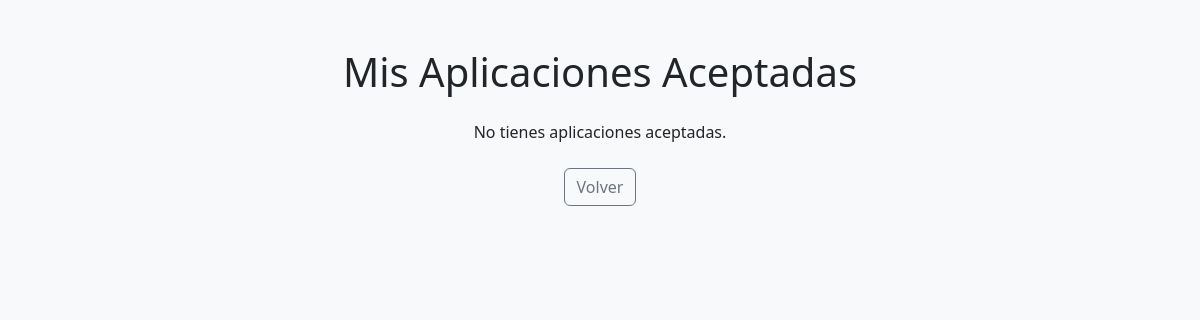
Before: /jobs/applications/accepted/ (signed in) with the older database file.
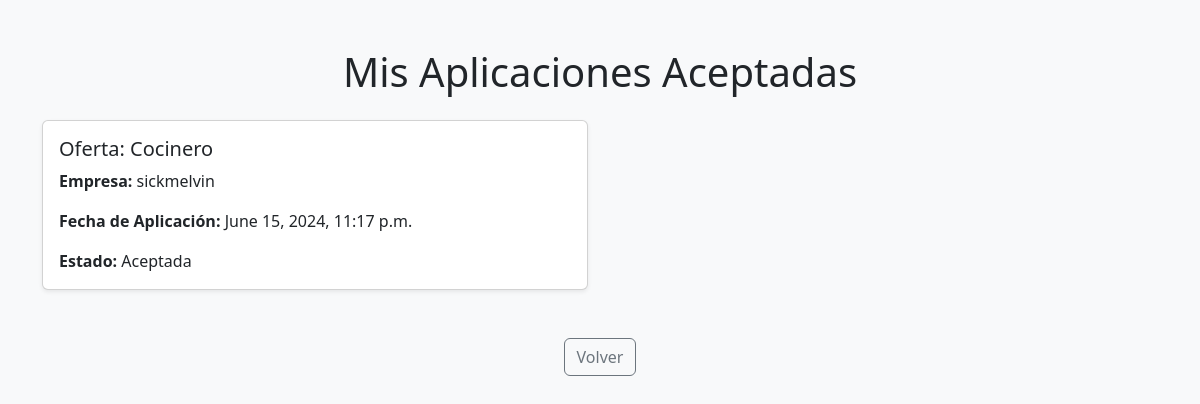
After: the same page with the newer database file.
### jobs/models.py (models this page shows)
class Aplicacion(models.Model):
    ESTADO_CHOICES = [
        ('Pendiente', 'Pendiente'),
        ('Aceptada', 'Aceptada'),
        ('Rechazada', 'Rechazada'),
    ]
    oferta = models.ForeignKey(Oferta, on_delete=models.CASCADE)
    postulante = models.ForeignKey(Postulante, on_delete=models.CASCADE)
    fecha_aplicacion = models.DateTimeField(default=timezone.now)
    estado_aplicacion = models.CharField(max_length=10, choices=ESTADO_CHOICES, default='Pendiente')

class Oferta(models.Model):
    empresa = models.ForeignKey(Empresa, on_delete=models.CASCADE)
    titulo = models.CharField(max_length=255)
    descripcion = models.TextField()
    fecha_publicacion = models.DateField(auto_now_add=True)
    postulantes = models.ManyToManyField(Postulante, blank=True, related_name='ofertas')

class Empresa(models.Model):
    user = models.OneToOneField(CustomUser, on_delete=models.CASCADE)
    nombre = models.CharField(max_length=255)
    direccion = models.CharField(max_length=255)

class CustomUser(AbstractUser):
    is_empresa = models.BooleanField(default=False)
    is_postulante = models.BooleanField(default=False)
    groups = models.ManyToManyField(
        Group,
        related_name='customuser_set',  # Cambiar related_name
        blank=True,
        help_text=('The groups this user belongs to. A user will get all permissions '
                   'granted to each of their groups.'),
        related_query_name='customuser'
    )
    user_permissions = models.ManyToManyField(
        Permission,
        related_name='customuser_set',  # Cambiar related_name
        blank=True,
        help_text='Specific permissions for this user.',
        related_query_name='customuser'
    )

### jobs/views.py (the view)
# urls.py: path('applications/accepted/', view_accepted_applications, name='view-accepted-applications'),
@login_required
def view_accepted_applications(request):
    if not hasattr(request.user, 'postulante'):
        return HttpResponseForbidden("No tienes permiso para ver esta página.")
    postulante = request.user.postulante
    aplicaciones = Aplicacion.objects.filter(postulante=postulante, estado_aplicacion='Aceptada')
    return render(request, 'view_accepted_applications.html', {'aplicaciones': aplicaciones})

### jobs/templates/view_accepted_applications.html (shortened to what this page needs)
<!DOCTYPE html>
<html lang="es">
<head>
    <link href="https://cdn.jsdelivr.net/npm/bootstrap@5.3.3/dist/css/bootstrap.min.css" rel="stylesheet">
</head>
<body class="bg-light">
    <div class="container mt-5">
        <h1 class="text-center mb-4">Mis Aplicaciones Aceptadas</h1>
        {% if aplicaciones %}
            <div class="row">
                {% for aplicacion in aplicaciones %}
                <div class="col-md-6 mb-4">
                    <div class="card shadow-sm">
                        <div class="card-body">
                            <h2 class="card-title h5">Oferta: {{ aplicacion.oferta.titulo }}</h2>
                            <p class="card-text"><strong>Empresa:</strong> {{ aplicacion.oferta.empresa.user.username }}</p>
                            <p class="card-text"><strong>Fecha de Aplicación:</strong> {{ aplicacion.fecha_aplicacion }}</p>
                            <p class="card-text"><strong>Estado:</strong> {{ aplicacion.estado_aplicacion }}</p>
                        </div>
                    </div>
                </div>
                {% endfor %}
            </div>
        {% else %}
            <p class="text-center">No tienes aplicaciones aceptadas.</p>
        {% endif %}
        <div class="text-center mt-4">
            <a href="{% url 'index' %}" class="btn btn-outline-secondary">Volver</a>
        </div>
    </div>
</body>
</html>

Changed rows visible on the page:
added Aplicacion: oferta.titulo "Cocinero", oferta.empresa.user.username "sickmelvin", fecha_aplicacion "June 15, 2024, 11:17 p.m.", estado_aplicacion "Aceptada"
Other visible differences:
text no longer shown: "No tienes aplicaciones aceptadas."
